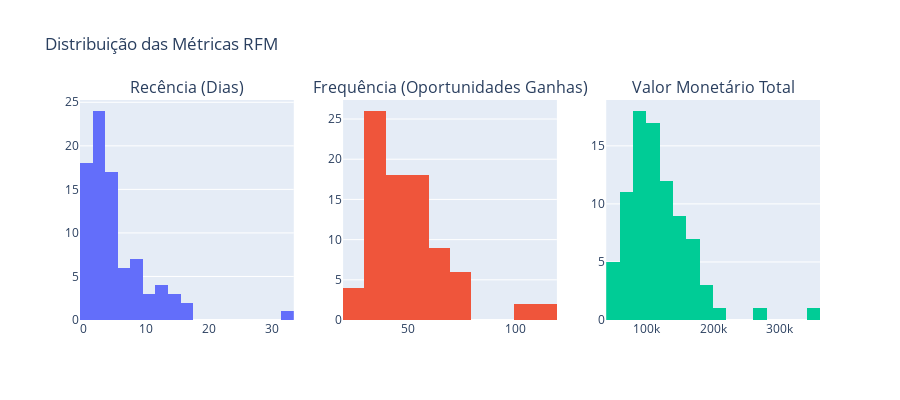

The notebook cell this image was saved under:
### Markdown cell above
## 4.1. Filtrar apenas oportunidades GANHAS ('Won')

### Code cell
# A análise RFM foca em clientes que tiveram o target como 0 (ganhas).
df_won_opportunities = df_sales_pipeline_eda[df_sales_pipeline_eda['target'] == 0].copy()

# Remover linhas onde close_date ou close_value são nulos para RFM, pois não são transações completas
# mas ainda precisamos de valores válidos e > 0 para as oportunidades 'Won'.
df_won_opportunities.dropna(subset=['close_date', 'close_value', 'account'], inplace=True)

# Garantir que close_value é numérico e > 0 para RFM
df_won_opportunities['close_value'] = pd.to_numeric(df_won_opportunities['close_value'], errors='coerce')
df_won_opportunities = df_won_opportunities[df_won_opportunities['close_value'] > 0]


if not df_won_opportunities.empty:
    # 4.2. Calcular Recência, Frequência, Valor Monetário
    # A data de referência é a data mais recente de fechamento no dataset
    snapshot_date = df_won_opportunities['close_date'].max() + pd.Timedelta(days=1) # Um dia após a última venda

    rfm_df = df_won_opportunities.groupby('account').agg(
        Recency=('close_date', lambda date: (snapshot_date - date.max()).days),
        Frequency=('opportunity_id', 'count'),
        Monetary=('close_value', 'sum')
    ).reset_index()

    print("\n--- DataFrame RFM (primeiras 5 linhas) ---")
    print(rfm_df.head())

    print("\n--- Estatísticas descritivas do DataFrame RFM ---")
    print(rfm_df.describe())

    # 4.3. Visualização RFM (Exemplo: Histogramas das distribuições)
    fig = make_subplots(rows=1, cols=3, subplot_titles=("Recência (Dias)", "Frequência (Oportunidades Ganhas)", "Valor Monetário Total"))

    fig.add_trace(go.Histogram(x=rfm_df['Recency'], name='Recência'), row=1, col=1)
    fig.add_trace(go.Histogram(x=rfm_df['Frequency'], name='Frequência'), row=1, col=2)
    fig.add_trace(go.Histogram(x=rfm_df['Monetary'], name='Monetário'), row=1, col=3)

    fig.update_layout(title_text='Distribuição das Métricas RFM', height=400, showlegend=False)
    fig.show()

    # Segmentação RFM básica (ex: quintis)
    rfm_df['R_score'] = pd.qcut(rfm_df['Recency'], 5, labels=False, duplicates='drop')
    rfm_df['F_score'] = pd.qcut(rfm_df['Frequency'], 5, labels=False, duplicates='drop')
    rfm_df['M_score'] = pd.qcut(rfm_df['Monetary'], 5, labels=False, duplicates='drop')
    print("\n--- RFM Scores (primeiras 5 linhas) ---")
    print(rfm_df.head())

else:
    print("Não há oportunidades 'Ganhas' (target=0) suficientes para realizar a análise RFM após filtragem de NaNs ou close_value <= 0.")

### Figure 1 — Plotly figure (JSON) as saved in the notebook; plotly's stock layout.template omitted (floating-point values rounded to 4 significant figures)
{"data": [{"name": "Recência", "type": "histogram", "x": [5, 4, 3, 4, 16, 2, 2, 5, 2, 1, 1, 4, 4, 11, 1, 1, 2, 1, 9, 13, 5, 3, 1, 12, 1, 1, 2, 11, 1, 3, 16, 2, 1, 2, 1, 8, 2, 1, 4, 4, 1, 33, 1, 12, 5, 3, 1, 14, 9, 7, 13, 5, 8, 1, 2, 2, 10, 2, 1, 9, 7, 8, 2, 5, 4, 1, 2, 7, 2, 9, 4, 2, 4, 3, 6, 14, 6, 7, 2, 2, 14, 4, 2, 5, 3], "xaxis": "x", "yaxis": "y"}, {"name": "Frequência", "type": "histogram", "x": [34, 34, 53, 50, 31, 41, 28, 36, 55, 57, 72, 105, 54, 43, 53, 33, 55, 70, 30, 49, 48, 54, 57, 59, 46, 60, 54, 50, 51, 33, 65, 41, 35, 43, 111, 37, 68, 65, 25, 50, 115, 40, 108, 42, 46, 39, 38, 52, 32, 37, 34, 30, 47, 33, 55, 75, 38, 70, 65, 67, 48, 35, 72, 46, 69, 34, 63, 23, 45, 28, 39, 65, 48, 34, 70, 48, 46, 54, 36, 34, 33, 33, 47, 36, 54], "xaxis": "x2", "yaxis": "y2"}, {"name": "Monetário", "type": "histogram", "x": [101700.0, 97040.0, 107400.0, 90990.0, 67390.0, 87720.0, 56900.0, 89250.0, 118600.0, 198000.0, 140200.0, 206400.0, 125300.0, 77940.0, 99640.0, 82120.0, 148000.0, 128000.0, 56640.0, 127000.0, 113600.0, 117300.0, 127600.0, 127000.0, 123500.0, 134700.0, 114400.0, 115700.0, 85050.0, 51630.0, 182500.0, 99290.0, 106100.0, 117900.0, 195000.0, 89790.0, 141900.0, 164700.0, 72540.0, 102600.0, 341500.0, 95060.0, 269200.0, 72460.0, 140100.0, 121400.0, 90110.0, 163300.0, 63100.0, 82620.0, 110100.0, 78670.0, 145000.0, 89210.0, 155200.0, 151800.0, 84750.0, 125500.0, 110500.0, 162700.0, 82360.0, 83820.0, 163300.0, 103700.0, 142700.0, 67080.0, 117500.0, 59900.0, 106800.0, 76640.0, 85900.0, 176800.0, 152700.0, 111500.0, 170000.0, 169400.0, 135300.0, 131400.0, 75420.0, 55620.0, 86690.0, 76680.0, 138300.0, 78240.0, 116400.0], "xaxis": "x3", "yaxis": "y3"}], "layout": {"annotations": [{"font": {"size": 16}, "showarrow": false, "text": "Recência (Dias)", "x": 0.1444, "xanchor": "center", "xref": "paper", "y": 1, "yanchor": "bottom", "yref": "paper"}, {"font": {"size": 16}, "showarrow": false, "text": "Frequência (Oportunidades Ganhas)", "x": 0.5, "xanchor": "center", "xref": "paper", "y": 1, "yanchor": "bottom", "yref": "paper"}, {"font": {"size": 16}, "showarrow": false, "text": "Valor Monetário Total", "x": 0.8556, "xanchor": "center", "xref": "paper", "y": 1, "yanchor": "bottom", "yref": "paper"}], "height": 400, "showlegend": false, "title": {"text": "Distribuição das Métricas RFM"}, "xaxis": {"anchor": "y", "domain": [0, 0.2889]}, "xaxis2": {"anchor": "y2", "domain": [0.3556, 0.6444]}, "xaxis3": {"anchor": "y3", "domain": [0.7111, 1]}, "yaxis": {"anchor": "x", "domain": [0, 1]}, "yaxis2": {"anchor": "x2", "domain": [0, 1]}, "yaxis3": {"anchor": "x3", "domain": [0, 1]}}}
